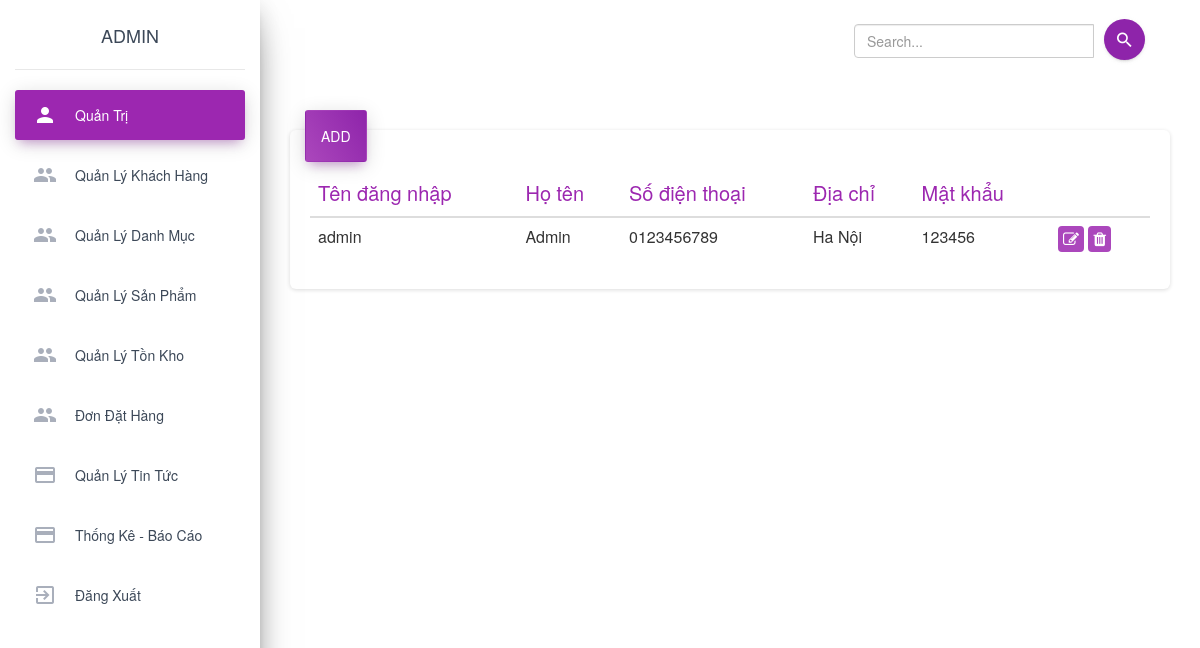
The app's page /admin/index.php (signed in) with its own data.
### tables this page shows
CREATE TABLE `account` (
  `username` char(50) NOT NULL,
  `password` text NOT NULL,
  `name` text NOT NULL,
  `phone` text NOT NULL,
  `address` text NOT NULL,
  `type` int(11) NOT NULL
);

### admin/user/index.php (the view, shortened to what this page needs)
<?php
  function user_rows($user_name, $pass, $name, $phone, $address){
    echo "<tr>
            <td>
              $user_name
            </td>
            <td>
              $name
            </td>
            <td>
              $phone
            </td>
            <td>
              $address
            </td>
            <td>
              $pass
            </td>
            <td>
              <form method='post'>
                <button type='submit' class='btn-control' class='btn-control' name='edit' value='$user_name'><i class='fa fa-edit'></i></button>
                <button type='submit' class='btn-control' class='btn-control' name='delete' value='$user_name'><i class='fa fa-trash'></i></button>
            </form>
            </td>
          </tr>";
  }
?>
<div class="table-responsive">
  <table class="table table-hover">
    <thead class="text-primary">
      <th style="font-size: 15pt">
        Tên đăng nhập
      </th>
      <th style="font-size: 15pt">
        Họ tên
      </th>
      <th style="font-size: 15pt">
        Số điện thoại
      </th>
      <th style="font-size: 15pt">
        Địa chỉ
      </th>
      <th style="font-size: 15pt">
        Mật khẩu
      </th>
      <th width="100px"></th>
    </thead>
    <tbody>
      <?php
        $sql =  "select * from account where type = 0";
        $query = $conn -> query($sql);
        while ($row = $query-> fetch_array()) {
          $username = $row['username'];
          $password = $row['password'];
          $name = $row['name'];
          $phone = $row['phone'];
          $address = $row['address'];
          user_rows($username, $password, $name, $phone, $address);
        }
      ?>
    </tbody>
  </table>
</div>

### records on screen
account: username "admin", name "Admin", phone "0123456789", address "Ha Nội", password "123456"

### other values on screen
$_SESSION['name'] "ADMIN"
